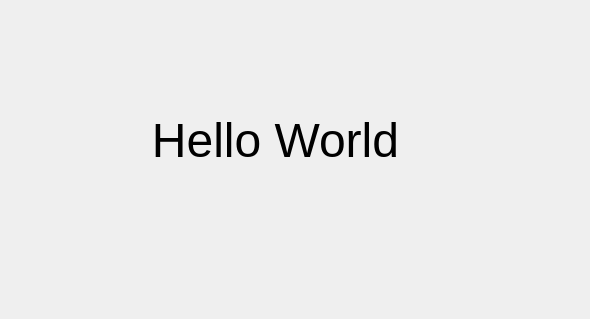
<?xml version="1.0" encoding="UTF-8"?>
<ui version="4.0">
 <class>Label</class>
 <widget class="QMainWindow" name="Label">
  <property name="geometry">
   <rect>
    <x>0</x>
    <y>0</y>
    <width>590</width>
    <height>319</height>
   </rect>
  </property>
  <property name="windowTitle">
   <string>Label</string>
  </property>
  <widget class="QWidget" name="centralWidget">
   <widget class="QLabel" name="label">
    <property name="geometry">
     <rect>
      <x>120</x>
      <y>60</y>
      <width>311</width>
      <height>161</height>
     </rect>
    </property>
    <property name="text">
     <string>&lt;!DOCTYPE HTML PUBLIC &quot;-//W3C//DTD HTML 4.0//EN&quot; &quot;http://www.w3.org/TR/REC-html40/strict.dtd&quot;&gt;
&lt;html&gt;&lt;head&gt;&lt;meta name=&quot;qrichtext&quot; content=&quot;1&quot; /&gt;&lt;style type=&quot;text/css&quot;&gt;
p, li { white-space: pre-wrap; }
&lt;/style&gt;&lt;/head&gt;&lt;body style=&quot; font-family:'MS Shell Dlg 2'; font-size:7.5pt; font-weight:400; font-style:normal;&quot;&gt;
&lt;p align=&quot;center&quot; style=&quot; margin-top:0px; margin-bottom:0px; margin-left:0px; margin-right:0px; -qt-block-indent:0; text-indent:0px;&quot;&gt;&lt;span style=&quot; font-size:36pt;&quot;&gt;Hello World&lt;/span&gt;&lt;/p&gt;&lt;/body&gt;&lt;/html&gt;</string>
    </property>
   </widget>
  </widget>
 </widget>
 <layoutdefault spacing="6" margin="11"/>
 <resources/>
 <connections/>
</ui>
